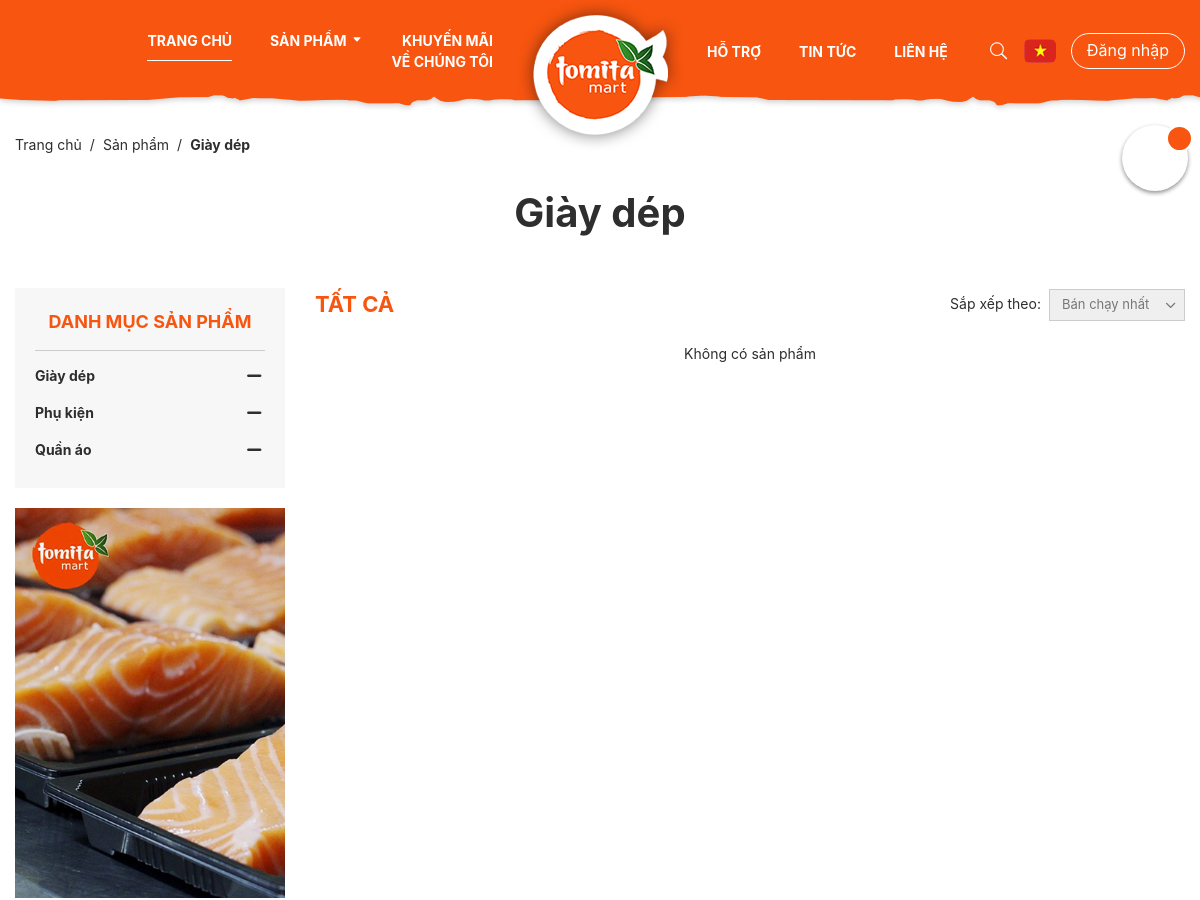
The page /category/11/page=0 (upper part) on the database as committed earlier.
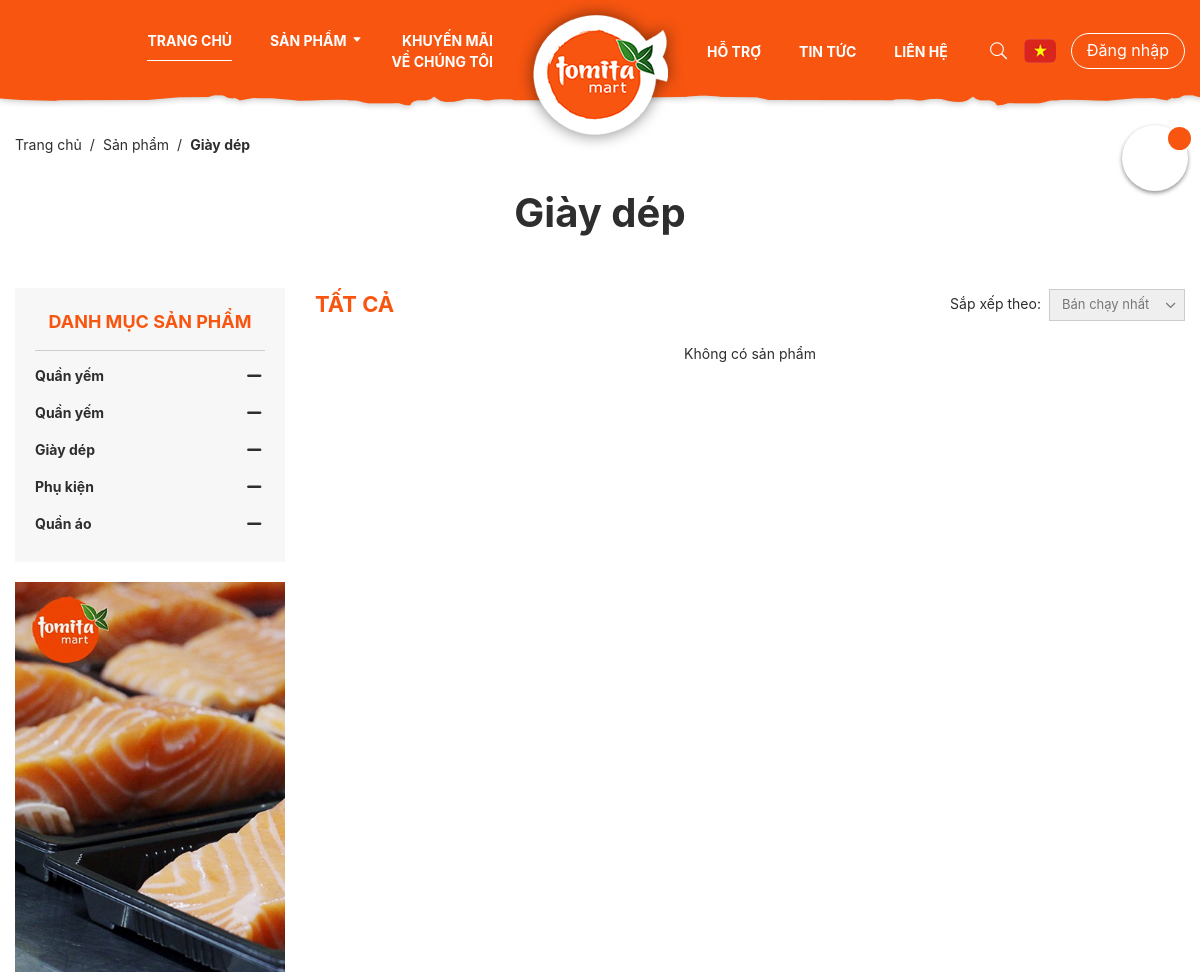
The same page on the database as committed later.
### tables this page shows
CREATE TABLE `categories` (
  `id` int(11) NOT NULL,
  `title` varchar(255) DEFAULT NULL,
  `parent_id` int(11) NOT NULL DEFAULT 0,
  `created_at` timestamp NOT NULL DEFAULT current_timestamp() ON UPDATE current_timestamp()
);

### controller/BaseController.php (called while the page is built, shortened)
<?php
class BaseController
{
    public function loadView($_view, $var)
    {
        $this->view = $_view;
        extract($var);
        include "view/{$this->view}.php";
    }
}

### controller/client/ProductController.php (called while the page is built, shortened)
<?php
class ProductController extends BaseController {
    public $model;
    public function __construct() {
        $this->model = new ProductModel();
        $this->modelCategory = new CategoryModel();
        $action = isset($_GET['action']) ? $_GET['action'] : '';
        $id = isset($_GET['id']) ? $_GET['id'] : '';
        $categories = $this->modelCategory->getListAll();
        switch ($action) {
            default:
                $data = array(
                    'products' => $this->getList($id),
                    'categoryId' => $id,
                    'breadcrumbs' => $this->modelCategory->getRecord($id)->title,
                    'categories' => $categories
                );
                $this->loadView("client/product-list/index", $data);
                break;
        }
    }
    public function getList($id) {
        $recordPerPage = 9;
        $totalRecord = $this->model->getRowCount($id);
        $numberPage = ceil($totalRecord/$recordPerPage);
        $page = isset($_GET['page']) && $_GET['page'] > 0 ? $_GET['page'] - 1 : 0;
        $from = $page * $recordPerPage;
        $data = $this->model->getListHasPagination($from, $recordPerPage, $id);
        return array(
            'data' => $data,
            'numberPage' =>$numberPage
        );
    }
}

### model/Model.php (called while the page is built, shortened)
<?php
$db = mysqli_connect($hostname, $username, $password, $database);
mysqli_set_charset($db, "UTF8");
class Model
{
    public function _getListAll($sql)
    {
        global $db;
        $result = mysqli_query($db, $sql);
        $arr = array();
        while ($rows = mysqli_fetch_object($result)) {
            $arr[] = $rows;
        }
        return $arr;
    }
}

### model/CategoryModel.php (called while the page is built, shortened)
<?php
class CategoryModel extends Model
{
    public $table = 'categories';
    public function getListAll()
    {
        $result = parent::_getListAll("Select * from `$this->table` order by created_at desc");
        return $result;
    }
}

### helper/index.php (the view, shortened to what the changed rows need)
<?php
function showCategoriesHor($categories, $parentId = 0)
{
    $childs = array();
    foreach ($categories as $key => $val) {
        if ($val->parent_id == $parentId) {
            $childs[] = $val;
        }
    }
    if ($childs) {
        foreach ($childs as $key => $val) {
            if ($parentId == 0) {
                echo "<div id='par-$val->id'>";
                echo "<div class='card'>";
                echo '<div class="card-header">';
                echo "<a class='card-link' data-toggle='collapse' href='#col-$val->id'>" . $val->title;
                echo '</a>';
            }
            if ($parentId == 0) {
                echo '</div>';
                echo '</div>';
                echo '</div>';
            }
        }
    }
}

### view/client/product-list/index.php (shortened to what the changed rows need)
<section class="page-product page-primary">
    <div class="container">
        <nav aria-label="breadcrumb">
            <ol class="breadcrumb">
                <li class="breadcrumb-item"><a href="#">Trang chủ</a></li>
                <li class="breadcrumb-item"><a href="#">Sản phẩm</a></li>
                <li class="breadcrumb-item active" aria-current="page"><?php echo $breadcrumbs ?></li>
            </ol>
        </nav>
        <h2 class="head-primary v3"><?php echo $breadcrumbs ?></h2>
        <div class="wrap-pro-list">
            <div class="row">
                <div class="col-lg-3">
                    <div class="sb-product">
                        <div class="block-cate-pro">
                            <?php showCategoriesHor($categories) ?>
                        </div>
                    </div>
                </div>
            </div>
        </div>
    </div>
</section>

Rows that differ between the two databases and show on the page:
added categories: title "Quần yếm"
added categories: title "Quần yếm"
